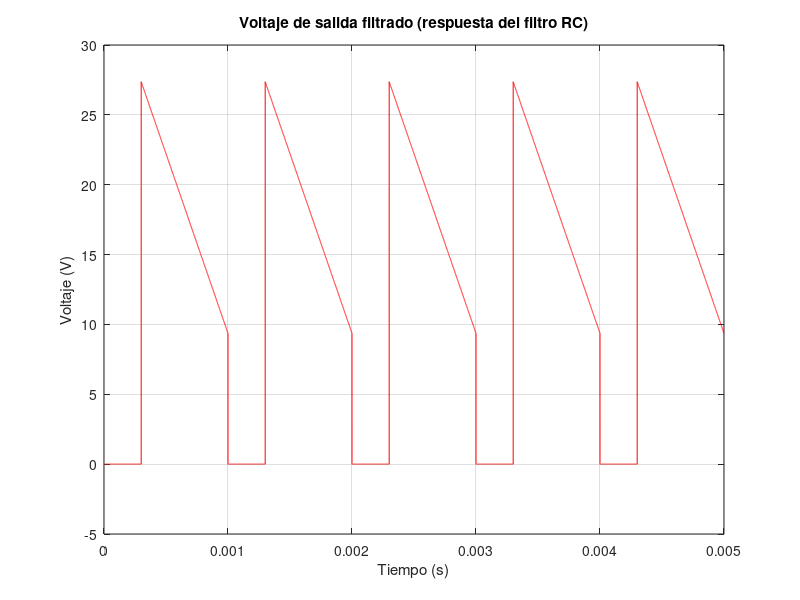
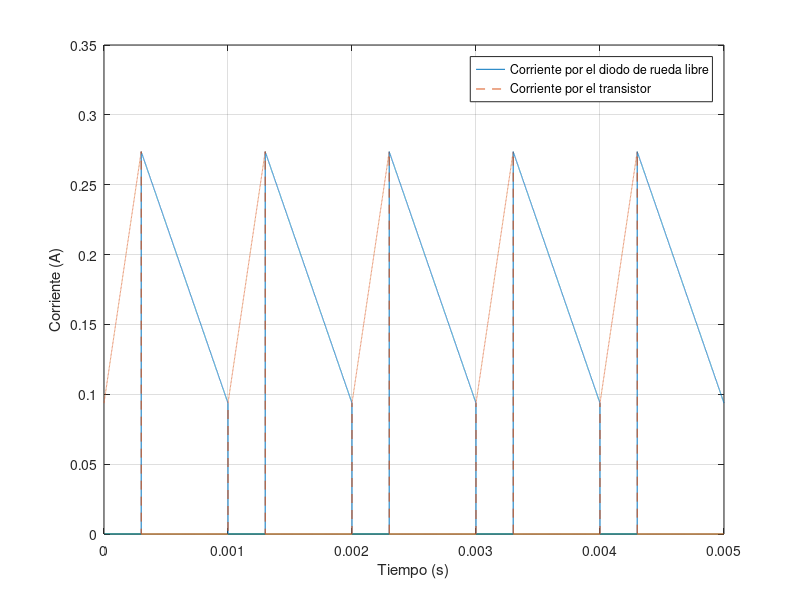
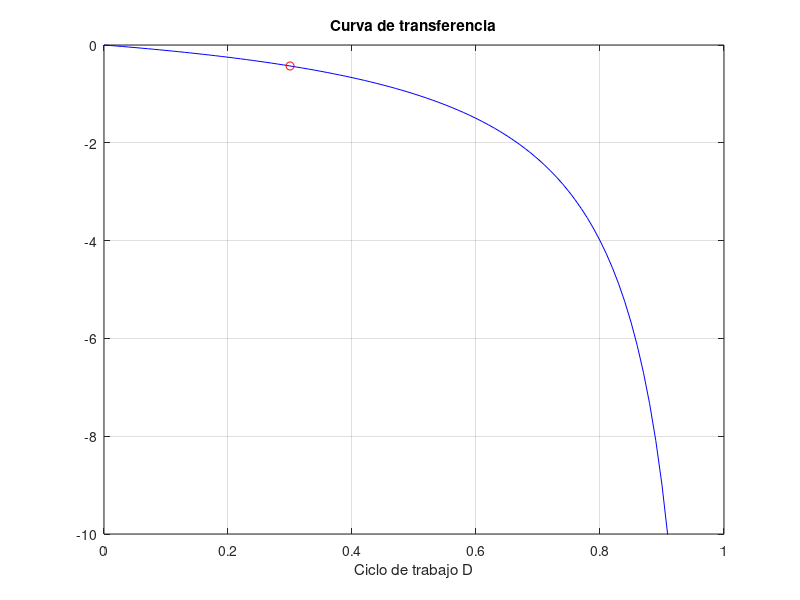
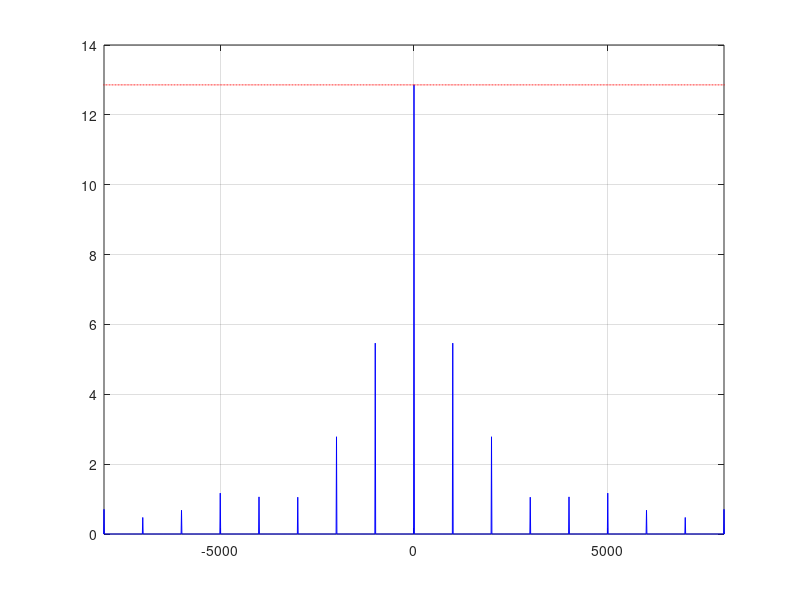

Here is the MATLAB script that generated these plots, in order:
clear; close all; clc;
%parametros de entrada:
D=0.3;    %ciclo de trabajo
Fsw=1000; % freq de los pulsos
vi=30;      %voltaje de entrada
L=50e-03;   %inductancia
R=100;      %resistencia de carga
C=10e-06;   %capacitor
ciclos = 100; 
Tsw=1/Fsw;
transitorio=false;
    
%parametros de corriente
vo=(vi*D)/(1-D);
io=vo/R;
il_dc=io/(1-D);
delta_il=(vi*D*Tsw)/L;
il_max=il_dc+(delta_il/2);
il_min=il_dc-(delta_il/2);

if il_min<=0
    disp('Modo discontinuo, modifique los parametros')
else
    %creacion de un vector de tiempos
    puntos = 1e4;
    t = 0:1/puntos:1-1/puntos;

    % comparacion y generacion del pwm
    xd=zeros(1,puntos);     %1 ciclo para el diodo
    xs=zeros(1,puntos);     %1 ciclo para el siwtch
    indice = round(D*puntos);
    
    xd(indice:end)=linspace(il_max, il_min, puntos - indice + 1); %recta de cte del diodo
    xs(1:indice)=linspace(il_min,il_max,indice); %recta de cte del switch
    % se necesita una señal "larga" para el regimen permanente:
    for k=1:ciclos %*10 (para lograr el estado transitorio)
        xxd(1+(k-1)*puntos:k*puntos) = xd;
        xxs(1+(k-1)*puntos:k*puntos)=xs;
    end
    
    %filtro para voltaje de salida
    num=R;
    den=[C*R 1];
    [b,a]=bilinear(num,den,Fsw*puntos);

    t_total=ciclos*Tsw;
    vector_t_total=linspace(0,t_total,length(xxd));     
    vo_filtrada=filter(b,a,xxd);
    
    %seleccion de transitorio
    if transitorio
        tiempo_transitorio=vector_t_total(1:puntos*5);
        vo_filtrada_transitorio=vo_filtrada(1:length(tiempo_transitorio));
        xxs_transitorio=xxs(1:length(tiempo_transitorio));
        xxd_transitorio=xxd(1:length(tiempo_transitorio));
    else
        tiempo_transitorio=vector_t_total(1:puntos*5);
        vo_filtrada_transitorio=vo_filtrada((length(vector_t_total)-length(tiempo_transitorio))+1:end);
        xxs_transitorio=xxs((length(vector_t_total)-length(tiempo_transitorio))+1:end);
        xxd_transitorio=xxd((length(vector_t_total)-length(tiempo_transitorio))+1:end);
    end    

    %grafica de vo 
    figure(1);
    plot(tiempo_transitorio, vo_filtrada_transitorio, 'r');
    grid on;
    title('Voltaje de salida filtrado (respuesta del filtro RC)');
    xlabel('Tiempo (s)');
    ylabel('Voltaje (V)');    

    %grafica de corriente por diodo
    figure(2);
    plot(tiempo_transitorio,xxd_transitorio);
    grid on;
    xlabel('Tiempo (s)');
    ylabel('Corriente (A)');  
    hold on;
    plot(tiempo_transitorio,xxs_transitorio,'--');
    legend('Corriente por el diodo de rueda libre','Corriente por el transistor');
    hold off;

    %curva de transferencia
    D_transf = linspace(0, 0.99, 100);
    M = -D_transf ./ (1 - D_transf);
    figure(3);
    plot(D_transf, M, 'b');
    grid on;
    title('Curva de transferencia');
    xlabel('Ciclo de trabajo D');
    xlim([0, 1]);
    ylim([-10, 0]);  
 
    M_punto=-D./(1-D);  %relacion actual
    hold on;
    plot(D, M_punto, 'ro');  
    hold off;

    %armonicos vo pdte
    f_vo=fftshift(abs(fft(vo_filtrada)))./length(vo_filtrada);
    %f_xxd=fftshift(abs(fft(xxd)))./length(xxd);
    FF=((0:length(vo_filtrada)-1)./length(vo_filtrada)-0.5).*Fsw*puntos;
    figure(4);
    plot(FF,f_vo,'b');
    grid on;
    hold on;
    %plot(FF,f_xxd);
    xlim([-8 8].*(Fsw));
    %envolvente del filtro
    [y_filter, x_filter] = freqz(b, a, length(vo_filtrada), Fsw * puntos);
    y_filter=abs(y_filter)/max(abs(y_filter))*max(f_vo);
    x_filter_rflex=x_filter*(-1);
    plot(x_filter,y_filter,'r-.');
    plot(x_filter_rflex,y_filter,'r-.');
end
